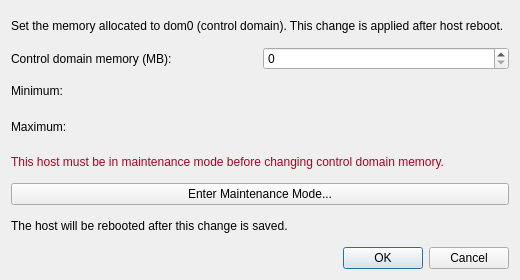
<?xml version="1.0" encoding="UTF-8"?>
<ui version="4.0">
 <class>ControlDomainMemoryDialog</class>
 <widget class="QDialog" name="ControlDomainMemoryDialog">
  <property name="geometry">
   <rect>
    <x>0</x>
    <y>0</y>
    <width>520</width>
    <height>280</height>
   </rect>
  </property>
  <property name="windowTitle">
   <string>Control Domain Memory</string>
  </property>
  <layout class="QVBoxLayout" name="verticalLayout">
   <item>
    <widget class="QLabel" name="introLabel">
     <property name="wordWrap">
      <bool>true</bool>
     </property>
     <property name="text">
      <string>Set the memory allocated to dom0 (control domain). This change is applied after host reboot.</string>
     </property>
    </widget>
   </item>
   <item>
    <layout class="QHBoxLayout" name="memoryLayout">
     <item>
     <widget class="QLabel" name="memoryLabel">
       <property name="text">
        <string>Control domain memory (MB):</string>
       </property>
      </widget>
     </item>
     <item>
      <widget class="QSpinBox" name="memorySpinner">
       <property name="maximum">
        <number>262144</number>
       </property>
      </widget>
     </item>
    </layout>
   </item>
   <item>
    <widget class="QLabel" name="minimumValueLabel">
     <property name="text">
      <string>Minimum:</string>
     </property>
    </widget>
   </item>
   <item>
    <widget class="QLabel" name="maximumValueLabel">
     <property name="text">
      <string>Maximum:</string>
     </property>
    </widget>
   </item>
   <item>
    <widget class="QLabel" name="maintenanceWarningLabel">
     <property name="styleSheet">
      <string notr="true">color: #b00020;</string>
     </property>
     <property name="wordWrap">
      <bool>true</bool>
     </property>
     <property name="text">
      <string>This host must be in maintenance mode before changing control domain memory.</string>
     </property>
    </widget>
   </item>
   <item>
    <widget class="QPushButton" name="enterMaintenanceModeButton">
     <property name="text">
      <string>Enter Maintenance Mode...</string>
     </property>
    </widget>
   </item>
   <item>
    <widget class="QLabel" name="rebootWarningLabel">
     <property name="wordWrap">
      <bool>true</bool>
     </property>
     <property name="text">
      <string>The host will be rebooted after this change is saved.</string>
     </property>
    </widget>
   </item>
   <item>
    <widget class="QDialogButtonBox" name="buttonBox">
     <property name="orientation">
      <enum>Qt::Horizontal</enum>
     </property>
     <property name="standardButtons">
      <set>QDialogButtonBox::Cancel|QDialogButtonBox::Ok</set>
     </property>
    </widget>
   </item>
  </layout>
 </widget>
 <resources/>
 <connections/>
</ui>
